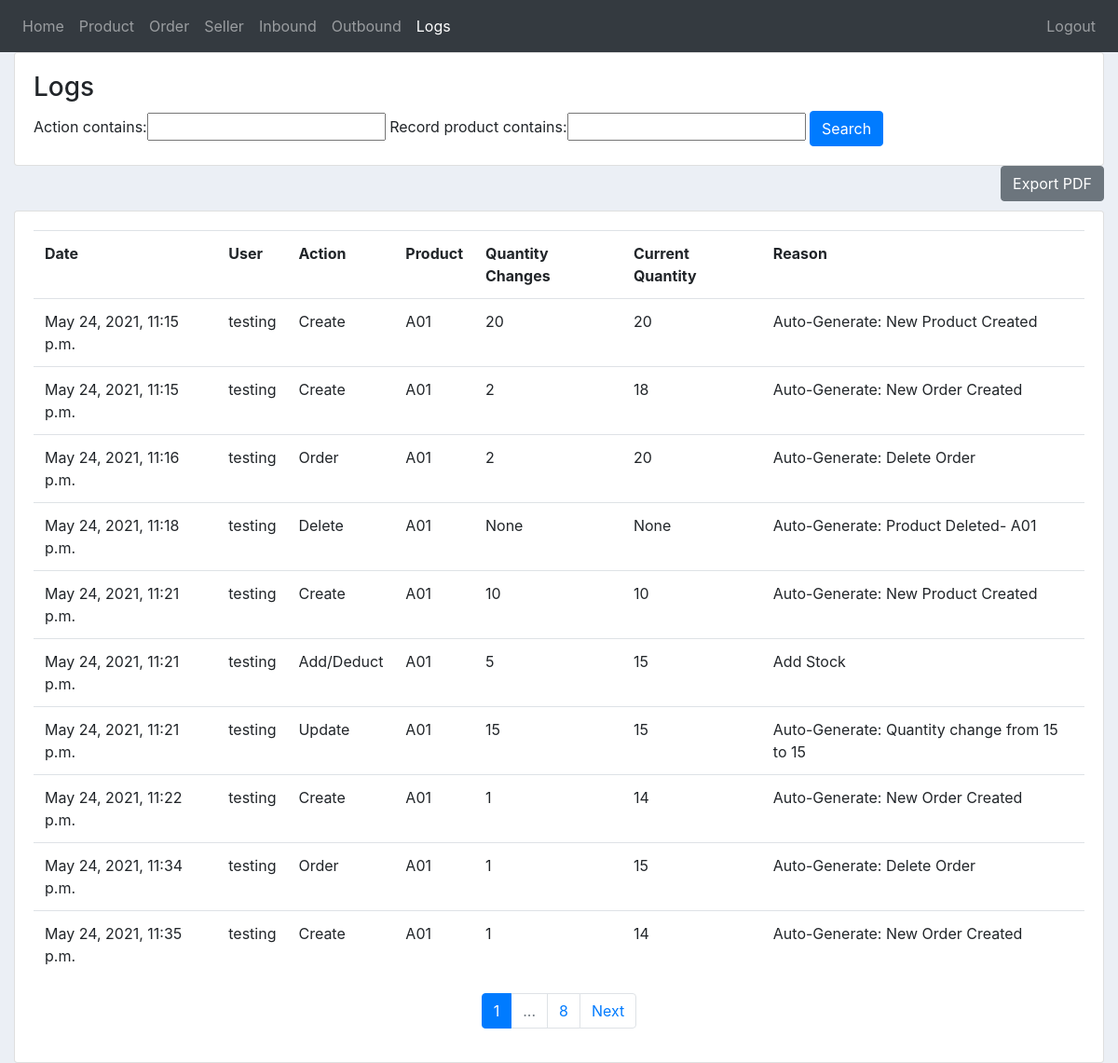
Screenshot of /list_log/ (signed in) with the database file from the repository.
### inventory/models.py (models this page shows)
class TransactionProductQty(models.Model):
    date_created = models.DateTimeField(auto_now_add=True, null=True)
    user = models.CharField(max_length=200, null=True)
    action = models.CharField(max_length=200, null=True)
    qty = models.IntegerField(null=True)
    current_qty = models.PositiveIntegerField(null=True)
    reason = models.CharField(max_length=200, null=True)
    record_product = models.CharField(max_length=200, null=True)
    product = models.ForeignKey(Product, null=True, on_delete=models.SET_NULL)

### inventory/views.py (the view)
# urls.py: path('list_log/', views.listLog, name="list_log"),
@custom_login_required
@admin_required
def listLog(request):
    logs = TransactionProductQty.objects.all()
    myFilter = LogFilter(request.GET, queryset=logs)
    logs = myFilter.qs
    action = request.GET['action'] if (request.method == 'GET' and 'action' in request.GET) else ''
    record_product = request.GET['record_product'] if (request.method == 'GET' and 'record_product' in request.GET) else ''
    page = request.GET.get('page', 1)
    logs = paginate(logs, page);
    context = {
        'logs': logs,
        'myFilter': myFilter,
        'nbar': 'list_log',
        'action': action,
        'record_product': record_product
        }
    return render(request, 'inventory/log.html', context)

### inventory/helper.py (called while the page is built)
def paginate(object, page =1, limit = 10):
    paginator = Paginator(object, limit) # Show 25 contacts per page.
    page_obj = paginator.get_page(page)
    return page_obj

### inventory/templatetags/query_transform_template_tags.py (called while the page is built)
@register.simple_tag
def query_transform(request, **kwargs):
    updated = request.GET.copy()
    for k, v in kwargs.items():
        if v is not None:
            updated[k] = v
        else:
            updated.pop(k, 0)
    return updated.urlencode()

### inventory/templates/inventory/log.html (shortened to what this page needs)
{% extends 'inventory/main.html' %}
{% block content %}
<div class="row">
	<div class="col-md">
		<div class="card card-body">
            <h3>Logs</h3>
            <form method="get">
                {{myFilter.form}}
                <button class="btn btn-primary" type="submit">Search</button>
            </form>
		</div>
		<form method="post" action="{% url 'pdf_log' %}" target="_blank">
			<input type="submit" class="btn btn-secondary float-right" value="Export PDF">
		</form>
		<br>
		<br>
		<div class="card card-body">
			<table class="table">
				<tr>
					<th>Date</th>
					<th>User</th>
                    <th>Action</th>
                    <th>Product</th>
					<th>Quantity Changes</th>
					<th>Current Quantity</th>
					<th>Reason</th>
				</tr>
				{% for log in logs %}
				<tr>
                    <td>{{log.date_created}}</td>
                    <td>{{log.user}}</td>
                    <td>{{log.action}}</td>
                    <td>{{log.record_product}}</td>
                    <td>{{log.qty}}</td>
                    <td>{{log.current_qty}}</td>
                    <td>{{log.reason}}</td>
				</tr>
				{% endfor %}
			</table>
			{% include 'inventory/pagination.html' with page_obj=logs request=request only%}
		</div>
	</div>
</div>
{% endblock content %}

### static/css/main.css (style rules this page uses)
body { background-color: #ebeff5; }

### rows the page displays
TransactionProductQty: date_created "May 24, 2021, 11:15 p.m.", user "testing", action "Create", record_product "A01", qty "20", current_qty "20", reason "Auto-Generate: New Product Created"
TransactionProductQty: date_created "May 24, 2021, 11:15 p.m.", user "testing", action "Create", record_product "A01", qty "2", current_qty "18", reason "Auto-Generate: New Order Created"
TransactionProductQty: date_created "May 24, 2021, 11:16 p.m.", user "testing", action "Order", record_product "A01", qty "2", current_qty "20", reason "Auto-Generate: Delete Order"
TransactionProductQty: date_created "May 24, 2021, 11:18 p.m.", user "testing", action "Delete", record_product "A01", qty "None", current_qty "None", reason "Auto-Generate: Product Deleted- A01"
TransactionProductQty: date_created "May 24, 2021, 11:21 p.m.", user "testing", action "Create", record_product "A01", qty "10", current_qty "10", reason "Auto-Generate: New Product Created"
TransactionProductQty: date_created "May 24, 2021, 11:21 p.m.", user "testing", action "Add/Deduct", record_product "A01", qty "5", current_qty "15", reason "Add Stock"
TransactionProductQty: date_created "May 24, 2021, 11:21 p.m.", user "testing", action "Update", record_product "A01", qty "15", current_qty "15", reason "Auto-Generate: Quantity change from 15 to 15"
TransactionProductQty: date_created "May 24, 2021, 11:22 p.m.", user "testing", action "Create", record_product "A01", qty "1", current_qty "14", reason "Auto-Generate: New Order Created"
TransactionProductQty: date_created "May 24, 2021, 11:34 p.m.", user "testing", action "Order", record_product "A01", qty "1", current_qty "15", reason "Auto-Generate: Delete Order"
TransactionProductQty: date_created "May 24, 2021, 11:35 p.m.", user "testing", action "Create", record_product "A01", qty "1", current_qty "14", reason "Auto-Generate: New Order Created"

### other values shown
{{ page_obj.number }} "1"
{{ page_obj.paginator.num_pages }} "8"
